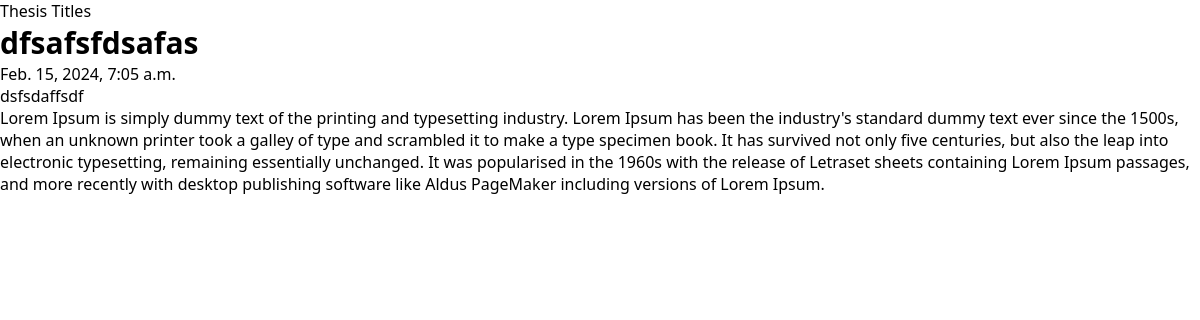
The page /thesis/2/ on the database its author committed.
### thesis/models.py (models this page shows, shortened)
class Post(models.Model):
    class Status(models.TextChoices):
        APPROVED = "APP", "Approved"
        PENDING = "PEN", "Pending"
        REJECTED = "REJ", "Rejected"
    title = models.CharField(max_length=250)
    slug = models.SlugField(max_length=250)
    the_one_who_posted = models.ForeignKey(
        User, on_delete=models.CASCADE, related_name="capstone_posts"
    )
    abstract = models.TextField()
    authors = models.CharField(max_length=500)
    adviser = models.CharField(max_length=250)
    panels = models.CharField(max_length=500)
    status = models.CharField(
        max_length=3, choices=Status.choices, default=Status.PENDING
    )
    publish = models.DateTimeField(default=timezone.now)
    created = models.DateTimeField(auto_now_add=True)
    updated = models.DateTimeField(auto_now=True)
    tags = TaggableManager()
    class Meta:
        ordering = ["-publish"]
        indexes = [
            models.Index(fields=["-publish"]),
        ]

### thesis/views.py (the view)
# urls.py: path("thesis/<int:id>/", views.thesis_details, name="thesis_details"),
def thesis_details(request, id):
    post = get_object_or_404(Post, id=id, status=Post.Status.APPROVED)
    return render(request, "thesis/details.html", {"post": post})

### thesis/templates/thesis/details.html
{% extends "base.html"%} {% block content %}
<div class="title">{{ post.title }}</div>
<div>{{ post.publish }}</div>
<div>{{ post.authors }}</div>
<div>{{post.abstract}}</div>
{% endblock %}

### thesis/static/blog/css/style.css (style rules this page uses)
* { text-decoration: none; padding: 0; margin: 0; font-family: system-ui, -apple-system, BlinkMacSystemFont, 'Segoe UI', Roboto, Oxygen, Ubuntu, Cantarell, 'Open Sans', 'Helvetica Neue', sans-serif; }
.title { font-size: 30px; font-weight: bold; }

### rows shown on the page
Post: title "dfsafsfdsafas", publish "Feb. 15, 2024, 7:05 a.m.", authors "dsfsdaffsdf", abstract "Lorem Ipsum is simply dummy text of the printing and typesetting industry. Lorem Ipsum has been the industry's standard dummy text ever since the 1500s, when an unknown printer took a galley of type and scrambled it to make a type specimen book. It has survived not only five centuries, but also the leap into electronic typesetting, remaining essentially unchanged. It was popularised in the 1960s with the release of Letraset sheets containing Lorem Ipsum passages, and more recently with desktop publishing software like Aldus PageMaker including versions of Lorem Ipsum."
